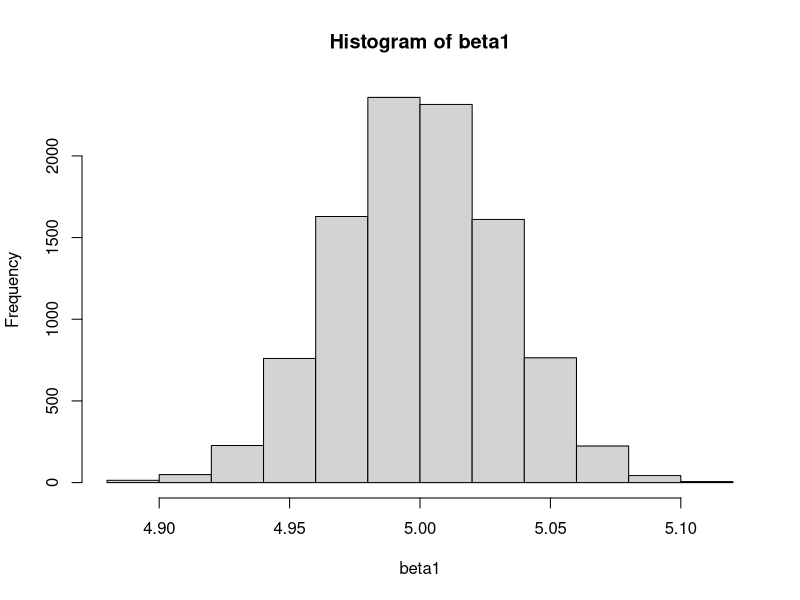

This chart was generated by the following R code:
### sample_5_1.r
### OLS推定量の漸近分布

S <- 10000 # 繰り返し回数
beta1 <- numeric(S) # 結果の保存用

for (i in 1:S) {
  # 繰り返しスタート
  x <- rnorm(1000, 0, 1)
  y <- 1 + 5 * x + rnorm(1000, 0, 1)
  beta1[i] <- lm(y ~ x)$coef[2]
}
# 繰り返し終了

summary(beta1) # 結果の整理
sd(beta1) # 標準偏差
hist(beta1) # 結果の描画
